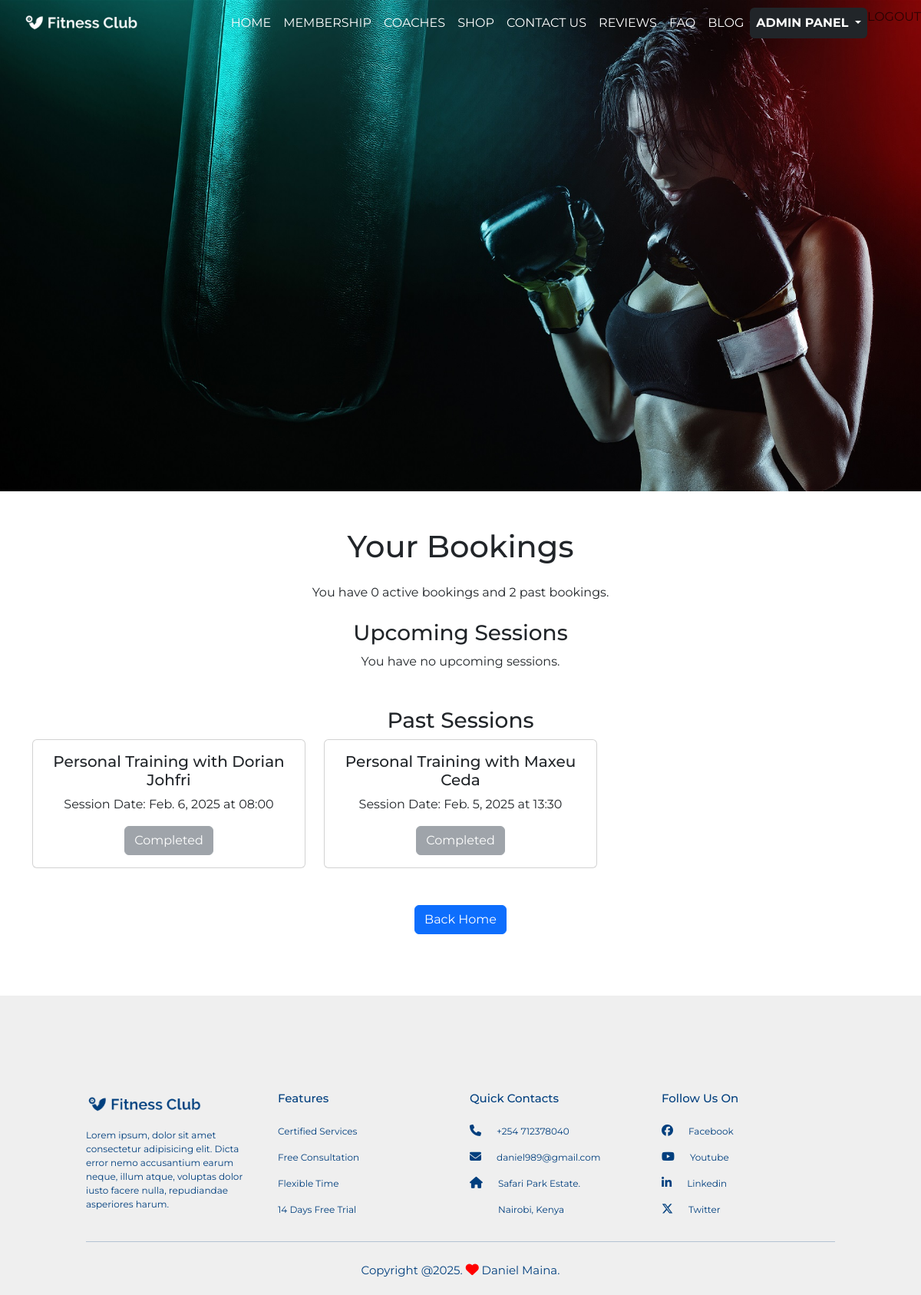
/coaches/my_bookings/ (signed in), run on the app's committed database.
### members/models.py (models this page shows, shortened)
class Booking(models.Model):
    TIME_SLOT_CHOICES = [
        ('08:00', '08:00'),
        ('10:00', '10:00'),
        ('13:30', '13:30'),
        ('16:00', '16:00'),
    ]
    STATUS_CHOICES = [
        ('active', 'Active'),
        ('canceled', 'Canceled'),
    ]
    service = models.ForeignKey(Service, on_delete=models.CASCADE)
    session_date = models.DateField()
    coach = models.ForeignKey(Coach, on_delete=models.SET_NULL, null=True, blank=True)
    user = models.ForeignKey(User, on_delete=models.CASCADE, null=True, blank=True)
    training_time = models.CharField(
        max_length=5,
        choices=TIME_SLOT_CHOICES,
        default='08:00'  # Default to 08:00 (or another preferred time)
    )
    created_at = models.DateTimeField(default=now, editable=False)
    status = models.CharField(max_length=20, choices=[('active', 'Active'), ('canceled', 'Canceled')], default='active')

### gym/models.py (models this page shows)
class Service(models.Model):
    YOGA = 'Yoga'
    CROSSFIT = 'CrossFit'
    PERSONAL_TRAINER = 'Personal Trainer'
    NUTRITIONIST = 'Nutritionist'
    SERVICE_CATEGORIES = [
        (YOGA, 'Yoga'),
        (CROSSFIT, 'CrossFit'),
        (PERSONAL_TRAINER, 'Personal Trainer'),
        (NUTRITIONIST, 'Nutritionist'),
    ]
    name = models.CharField(max_length=100)
    description = models.TextField()
    image = models.ImageField(upload_to='services/')
    price_per_session = models.DecimalField(max_digits=10, decimal_places=2, null=True, blank=True)
    is_active = models.BooleanField(default=True)
    created_at = models.DateTimeField(auto_now_add=True)
    updated_at = models.DateTimeField(auto_now=True)
    category = models.CharField(
        max_length=50,
        choices=SERVICE_CATEGORIES,
        default=YOGA,
    )
    def __str__(self):
        return self.name

### coaches/models.py (models this page shows)
class Coach(models.Model):
    CATEGORY_CHOICES = [
        ('Personal Trainer', 'Personal Trainer'),
        ('Yoga Instructor', 'Yoga Instructor'),
        ('Nutritionist', 'Nutritionist'),
        ('Strength Coach', 'Strength Coach'),
    ]
    name = models.CharField(max_length=100)
    specialization = models.CharField(max_length=50, choices=CATEGORY_CHOICES)
    experience = models.PositiveIntegerField(help_text="Years of experience")
    email = models.EmailField()
    phone = models.CharField(max_length=15)
    photo = models.ImageField(upload_to='coaches_photos/', null=True, blank=True)
    workout_video = models.FileField(upload_to='coaches_videos/', null=True, blank=True)
    hourly_rate = models.DecimalField(max_digits=6, decimal_places=2, default=0.00)
    resume = models.FileField(upload_to='nutritionist_resumes/', null=True, blank=True, help_text="Required for Nutritionists")
    def __str__(self):
        return self.name

### coaches/views.py (the view)
# urls.py: path('my_bookings/', views.BookingListView.as_view(), name='booking_list'),
class BookingListView(LoginRequiredMixin, ListView):
    model = Booking
    template_name = 'coaches/booking_list.html'
    context_object_name = 'bookings'
    login_url = '/accounts/login/'
    def get_queryset(self):
        return Booking.objects.filter(user=self.request.user).order_by('-session_date')
    def get_context_data(self, **kwargs):
        context = super().get_context_data(**kwargs)
        bookings = self.get_queryset()
        context['upcoming_bookings'] = bookings.filter(session_date__gte=now())
        context['past_bookings'] = bookings.filter(session_date__lt=now())
        return context

### coaches/templates/coaches/booking_list.html (shortened to what this page needs)
{% extends 'base.html' %}
{% block main_content %}
<div class="container mt-5 text-center">
    <h1 class="text-center mb-4">Your Bookings</h1>
    <p class="text-center mb-4">
        You have {{ upcoming_bookings|length }} active bookings and {{ past_bookings|length }} past bookings.
    </p>
    <h3 class="mt-4">Upcoming Sessions</h3>
    {% if upcoming_bookings %}
        <div class="row">
            {% for booking in upcoming_bookings %}
                <div class="col-md-4 mb-4 text-center">
                    <div class="card">
                        <div class="card-body">
                            <h5 class="card-title">{{ booking.service }} with {{ booking.coach }}</h5>
                            <p class="card-text">Session Date: {{ booking.session_date }} at {{ booking.training_time }}</p>
                            <a href="{% url 'coaches:confirm_cancellation' booking.pk %}" class="btn btn-danger mt-2">Cancel Booking</a>
                        </div>
                    </div>
                </div>
            {% endfor %}
        </div>
    {% else %}
        <p>You have no upcoming sessions.</p>
    {% endif %}
    <h3 class="mt-5">Past Sessions</h3>
    {% if past_bookings %}
        <div class="row">
            {% for booking in past_bookings %}
                <div class="col-md-4 mb-4 text-center">
                    <div class="card">
                        <div class="card-body">
                            <h5 class="card-title">{{ booking.service }} with {{ booking.coach }}</h5>
                            <p class="card-text">Session Date: {{ booking.session_date }} at {{ booking.training_time }}</p>
                            <button class="btn btn-secondary" disabled>Completed</button>
                        </div>
                    </div>
                </div>
            {% endfor %}
        </div>
    {% else %}
        <p>You have no past sessions.</p>
    {% endif %}
    <a href="{% url 'gym:index' %}" class="btn btn-primary mt-4">Back Home</a>
</div>
{% endblock %}

### gym/static/css/style.css (style rules this page uses)
* { margin: 0; padding: 0; font-family: "Montserrat", sans-serif; }

### data on the page
Booking: service "Personal Training", coach "Dorian Johfri", session_date "Feb. 6, 2025", training_time "08:00"
Booking: service "Personal Training", coach "Maxeu Ceda", session_date "Feb. 5, 2025", training_time "13:30"

### other printed values
{{ upcoming_bookings|length }} "0"
{{ past_bookings|length }} "2"
